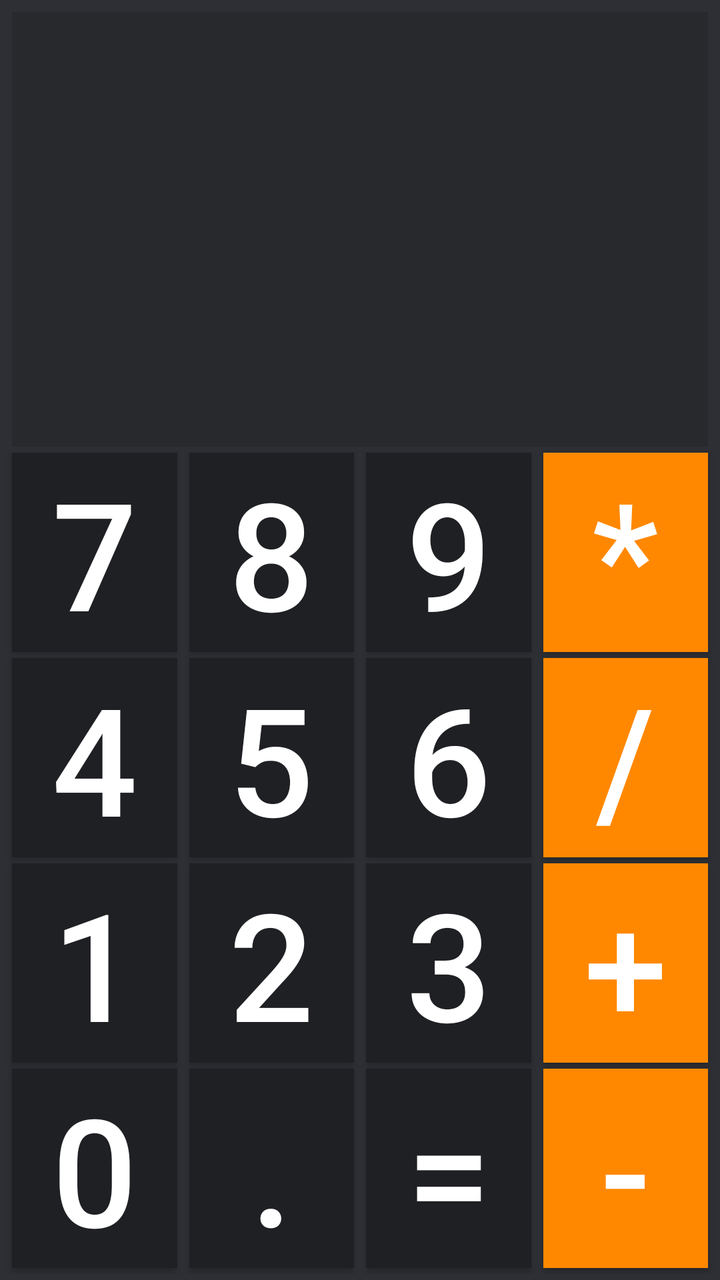
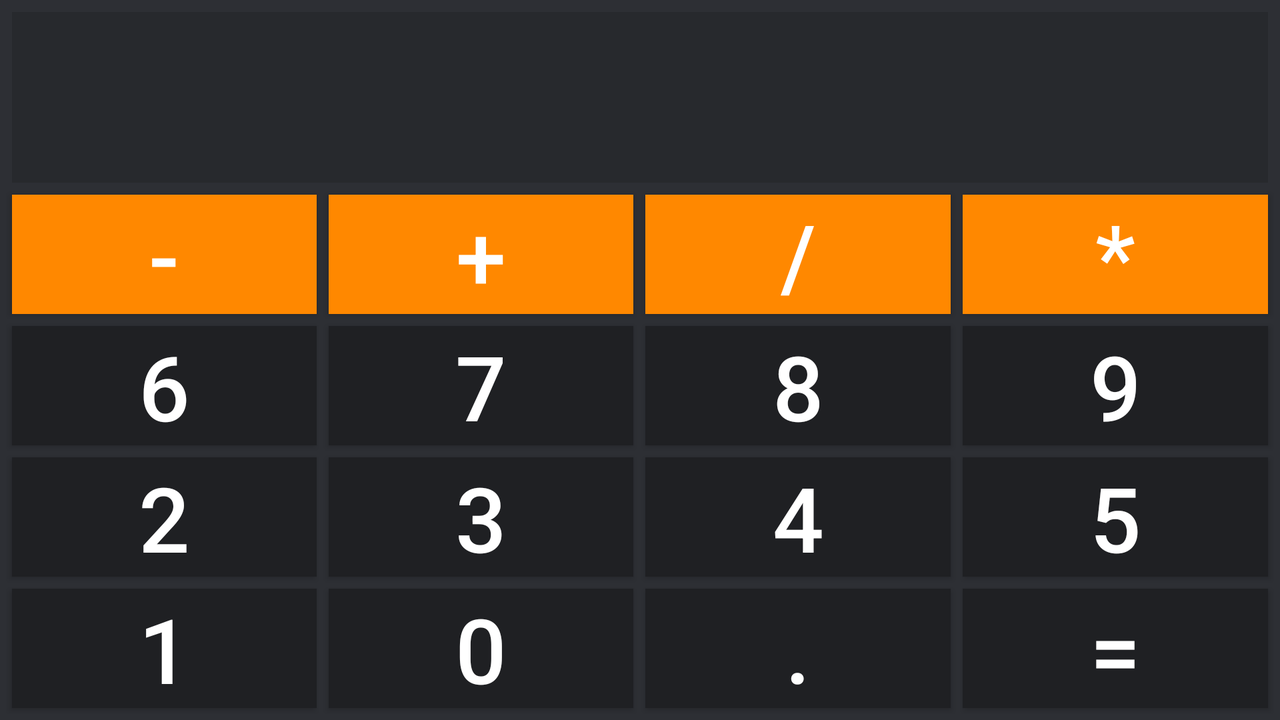

An Android layout and its configuration variant, each rendered on a device that would load it. The default file and the variant file are quoted in full after the pictures.
<!-- AndroidManifest.xml: application theme AppTheme -->
<!-- res/layout/activity_main.xml -->
<?xml version="1.0" encoding="utf-8"?>
<androidx.constraintlayout.widget.ConstraintLayout xmlns:android="http://schemas.android.com/apk/res/android"
    xmlns:app="http://schemas.android.com/apk/res-auto"
    xmlns:tools="http://schemas.android.com/tools"
    android:id="@+id/mainLayout"
    android:layout_width="match_parent"
    android:layout_height="match_parent"
    android:padding="3dp"
    android:background="@color/background"
    tools:context=".MainActivity">

    <Button
        android:id="@+id/btn_zero"
        style="@style/numberButton"
        android:text="0"
        android:onClick="numberBtnClick"
        app:layout_constraintLeft_toLeftOf="parent"
        app:layout_constraintRight_toLeftOf="@id/btn_dot"
        app:layout_constraintBottom_toBottomOf="parent"/>

    <Button
        android:id="@+id/btn_dot"
        style="@style/numberButton"
        android:text="."
        android:onClick="numberBtnClick"
        app:layout_constraintLeft_toRightOf="@+id/btn_zero"
        app:layout_constraintRight_toLeftOf="@id/btn_equal"
        app:layout_constraintBaseline_toBaselineOf="@+id/btn_zero"/>

    <Button
        android:id="@+id/btn_equal"
        style="@style/numberButton"
        android:text="="
        android:onClick="executeExpression"
        app:layout_constraintLeft_toRightOf="@+id/btn_dot"
        app:layout_constraintRight_toLeftOf="@id/btn_minus"
        app:layout_constraintBaseline_toBaselineOf="@+id/btn_zero"/>

    <Button
        android:id="@+id/btn_minus"
        style="@style/operationButtonLight"
        android:text="-"
        android:onClick="operationBtnClick"
        app:layout_constraintLeft_toRightOf="@id/btn_equal"
        app:layout_constraintBaseline_toBaselineOf="@id/btn_zero"
        app:layout_constraintRight_toRightOf="parent"/>

    <Button
        android:id="@+id/btn_one"
        style="@style/numberButton"
        android:text="1"
        android:onClick="numberBtnClick"
        app:layout_constraintLeft_toLeftOf="parent"
        app:layout_constraintRight_toLeftOf="@id/btn_two"
        app:layout_constraintBottom_toTopOf="@id/btn_zero"/>

    <Button
        android:id="@+id/btn_two"
        style="@style/numberButton"
        android:text="2"
        android:onClick="numberBtnClick"
        app:layout_constraintLeft_toRightOf="@id/btn_one"
        app:layout_constraintRight_toLeftOf="@id/btn_three"
        app:layout_constraintBaseline_toBaselineOf="@id/btn_one"/>

    <Button
        android:id="@+id/btn_three"
        style="@style/numberButton"
        android:text="3"
        android:onClick="numberBtnClick"
        app:layout_constraintLeft_toRightOf="@id/btn_two"
        app:layout_constraintRight_toLeftOf="@id/btn_plus"
        app:layout_constraintBaseline_toBaselineOf="@id/btn_one"/>

    <Button
        android:id="@+id/btn_plus"
        style="@style/operationButtonLight"
        android:text="+"
        android:onClick="operationBtnClick"
        app:layout_constraintLeft_toRightOf="@id/btn_three"
        app:layout_constraintRight_toRightOf="parent"
        app:layout_constraintBaseline_toBaselineOf="@id/btn_one"/>

    <Button
        android:id="@+id/btn_four"
        style="@style/numberButton"
        android:text="4"
        android:onClick="numberBtnClick"
        app:layout_constraintLeft_toLeftOf="parent"
        app:layout_constraintRight_toLeftOf="@id/btn_five"
        app:layout_constraintBottom_toTopOf="@id/btn_one"/>

    <Button
        android:id="@+id/btn_five"
        style="@style/numberButton"
        android:text="5"
        android:onClick="numberBtnClick"
        app:layout_constraintLeft_toRightOf="@id/btn_four"
        app:layout_constraintRight_toLeftOf="@id/btn_six"
        app:layout_constraintBaseline_toBaselineOf="@id/btn_four"/>

    <Button
        android:id="@+id/btn_six"
        style="@style/numberButton"
        android:text="6"
        android:onClick="numberBtnClick"
        app:layout_constraintLeft_toRightOf="@id/btn_five"
        app:layout_constraintRight_toLeftOf="@id/btn_div"
        app:layout_constraintBaseline_toBaselineOf="@id/btn_four"/>

    <Button
        android:id="@+id/btn_div"
        style="@style/operationButtonLight"
        android:text="/"
        android:onClick="operationBtnClick"
        app:layout_constraintBaseline_toBaselineOf="@id/btn_four"
        app:layout_constraintLeft_toRightOf="@id/btn_six"
        app:layout_constraintRight_toRightOf="parent" />

    <Button
        android:id="@+id/btn_seven"
        style="@style/numberButton"
        android:text="7"
        android:onClick="numberBtnClick"
        app:layout_constraintLeft_toLeftOf="parent"
        app:layout_constraintRight_toLeftOf="@id/btn_eight"
        app:layout_constraintBottom_toTopOf="@id/btn_four"/>

    <Button
        android:id="@+id/btn_eight"
        style="@style/numberButton"
        android:text="8"
        android:onClick="numberBtnClick"
        app:layout_constraintLeft_toRightOf="@id/btn_seven"
        app:layout_constraintRight_toLeftOf="@id/btn_nine"
        app:layout_constraintBaseline_toBaselineOf="@id/btn_seven"/>

    <Button
        android:id="@+id/btn_nine"
        style="@style/numberButton"
        android:text="9"
        android:onClick="numberBtnClick"
        app:layout_constraintLeft_toRightOf="@id/btn_eight"
        app:layout_constraintRight_toLeftOf="@id/btn_multiple"
        app:layout_constraintBaseline_toBaselineOf="@id/btn_seven"/>

    <Button
        android:id="@+id/btn_multiple"
        style="@style/operationButtonLight"
        android:text="*"
        android:onClick="operationBtnClick"
        app:layout_constraintLeft_toRightOf="@id/btn_nine"
        app:layout_constraintRight_toRightOf="parent"
        app:layout_constraintBaseline_toBaselineOf="@id/btn_seven"/>

    <TextView
        android:id="@+id/tv_expression"
        style="@style/primaryTextView"
        android:layout_height="0dp"
        android:onClick="textFieldClick"

        app:layout_constraintLeft_toLeftOf="parent"
        app:layout_constraintRight_toRightOf="parent"
        app:layout_constraintBottom_toTopOf="@id/btn_seven"
        app:layout_constraintTop_toTopOf="parent"/>

</androidx.constraintlayout.widget.ConstraintLayout>
<!-- resources referenced by this layout -->
<resources>
  <color name="background">#2d2f34</color>
  <style name="numberButton" parent="portPrimaryButton">
          <item name="android:background">@color/numberButton</item>
      </style>
  <style name="operationButtonLight" parent="portPrimaryButton">
          <item name="android:background">@color/operationButtonLight</item>
          <item name="layout_constraintHorizontal_weight">1</item>
      </style>
  <style name="primaryTextView">
          <item name="android:layout_width">match_parent</item>
          <item name="android:layout_height">0dp</item>
          <item name="android:textSize">70sp</item>
          <item name="android:text">""</item>
          <item name="android:textColor">@android:color/white</item>
          <item name="android:background">@color/textField</item>
          <item name="android:layout_margin">3dp</item>
      </style>
  <style name="AppTheme" parent="Theme.AppCompat.Light.DarkActionBar">
          
          <item name="colorPrimary">@color/colorPrimary</item>
          <item name="colorPrimaryDark">@color/colorPrimaryDark</item>
          <item name="colorAccent">@color/colorAccent</item>
      </style>
  <style name="portPrimaryButton" parent="primaryButton">
          <item name="android:textSize">75sp</item>
          <item name="layout_constraintHorizontal_weight">1</item>
      </style>
  <color name="numberButton">#1f2023</color>
  <color name="operationButtonLight">@android:color/holo_orange_dark</color>
  <color name="textField">#27292d</color>
  <color name="colorPrimary">#010101</color>
  <color name="colorPrimaryDark">#010101</color>
  <color name="colorAccent">#03DAC5</color>
  <style name="primaryButton">
          <item name="android:layout_width">0dp</item>
          <item name="android:layout_height">wrap_content</item>
          <item name="android:textColor">@android:color/white</item>
          <item name="android:layout_margin">3dp</item>
      </style>
</resources>
<!-- res/layout-land/activity_main.xml (the repository's variant of the layout above) -->
<!-- drawn on the phone turned sideways -->
<?xml version="1.0" encoding="utf-8"?>
<androidx.constraintlayout.widget.ConstraintLayout xmlns:android="http://schemas.android.com/apk/res/android"
    xmlns:app="http://schemas.android.com/apk/res-auto"
    xmlns:tools="http://schemas.android.com/tools"
    android:id="@+id/mainLayout"
    android:layout_width="match_parent"
    android:layout_height="match_parent"
    android:background="@color/background"
    android:padding="3dp"
    tools:context=".MainActivity">

    <TextView
        android:id="@+id/tv_expression"
        style="@style/primaryTextView"
        android:onClick="textFieldClick"
        app:layout_constraintBottom_toTopOf="@id/linear_operation"
        app:layout_constraintLeft_toLeftOf="parent"
        app:layout_constraintRight_toRightOf="parent"
        app:layout_constraintTop_toTopOf="parent"
        app:layout_constraintVertical_weight="1.3" />

    <LinearLayout
        android:id="@+id/linear_operation"
        android:layout_width="match_parent"
        android:layout_height="0dp"
        android:orientation="horizontal"
        app:layout_constraintBottom_toTopOf="@id/linear_six_nine"
        app:layout_constraintTop_toBottomOf="@id/tv_expression"
        app:layout_constraintVertical_weight="1">

        <Button
            android:id="@+id/btn_minus"
            style="@style/landOperationButtonLight"
            android:onClick="operationBtnClick"
            android:text="-" />

        <Button
            android:id="@+id/btn_plus"
            style="@style/landOperationButtonLight"
            android:onClick="operationBtnClick"
            android:text="+" />

        <Button
            android:id="@+id/btn_div"
            style="@style/landOperationButtonLight"
            android:onClick="operationBtnClick"
            android:text="/" />

        <Button
            android:id="@+id/btn_multiple"
            style="@style/landOperationButtonLight"
            android:onClick="operationBtnClick"
            android:text="*" />
    </LinearLayout>

    <LinearLayout
        android:id="@+id/linear_six_nine"
        android:layout_width="match_parent"
        android:layout_height="0dp"
        android:orientation="horizontal"
        app:layout_constraintBottom_toTopOf="@id/linear_two_five"
        app:layout_constraintTop_toBottomOf="@id/linear_operation"
        app:layout_constraintVertical_weight="1">

        <Button
            android:id="@+id/btn_six"
            style="@style/landNumberButton"
            android:onClick="numberBtnClick"
            android:text="6" />

        <Button
            android:id="@+id/btn_seven"
            style="@style/landNumberButton"
            android:onClick="numberBtnClick"
            android:text="7" />

        <Button
            android:id="@+id/btn_eight"
            style="@style/landNumberButton"
            android:onClick="numberBtnClick"
            android:text="8" />

        <Button
            android:id="@+id/btn_nine"
            style="@style/landNumberButton"
            android:onClick="numberBtnClick"
            android:text="9" />
    </LinearLayout>

    <LinearLayout
        android:id="@+id/linear_two_five"
        android:layout_width="match_parent"
        android:layout_height="0dp"
        android:orientation="horizontal"
        app:layout_constraintBottom_toTopOf="@id/linear_one_equal"
        app:layout_constraintTop_toBottomOf="@id/linear_six_nine"
        app:layout_constraintVertical_weight="1">

        <Button
            android:id="@+id/btn_two"
            style="@style/landNumberButton"
            android:onClick="numberBtnClick"
            android:text="2" />

        <Button
            android:id="@+id/btn_three"
            style="@style/landNumberButton"
            android:onClick="numberBtnClick"
            android:text="3" />

        <Button
            android:id="@+id/btn_four"
            style="@style/landNumberButton"
            android:onClick="numberBtnClick"
            android:text="4" />

        <Button
            android:id="@+id/btn_five"
            style="@style/landNumberButton"
            android:onClick="numberBtnClick"
            android:text="5" />
    </LinearLayout>

    <LinearLayout
        android:id="@+id/linear_one_equal"
        android:layout_width="match_parent"
        android:layout_height="0dp"
        android:orientation="horizontal"
        app:layout_constraintBottom_toBottomOf="parent"
        app:layout_constraintTop_toBottomOf="@id/linear_two_five"
        app:layout_constraintVertical_weight="1">

        <Button
            android:id="@+id/btn_one"
            style="@style/landNumberButton"
            android:onClick="numberBtnClick"
            android:text="1" />

        <Button
            android:id="@+id/btn_zero"
            style="@style/landNumberButton"
            android:onClick="numberBtnClick"
            android:text="0" />

        <Button
            android:id="@+id/btn_dot"
            style="@style/landNumberButton"
            android:onClick="numberBtnClick"
            android:text="." />

        <Button
            android:id="@+id/btn_equal"
            style="@style/landNumberButton"
            android:onClick="executeExpression"
            android:text="=" />
    </LinearLayout>
</androidx.constraintlayout.widget.ConstraintLayout>
<!-- resources referenced by the variant -->
<!-- as the phone turned sideways resolves them -->
<resources>
  <color name="background">#2d2f34</color>
  <style name="landNumberButton" parent="landPrimaryButton">
          <item name="android:background">@color/numberButton</item>
          <item name="android:layout_weight">1</item>
      </style>
  <style name="landOperationButtonLight" parent="landPrimaryButton">
          <item name="android:background">@color/operationButtonLight</item>
          <item name="android:layout_weight">1</item>
      </style>
  <style name="primaryTextView">
          <item name="android:layout_width">match_parent</item>
          <item name="android:layout_height">0dp</item>
          <item name="android:textSize">70sp</item>
          <item name="android:text">""</item>
          <item name="android:textColor">@android:color/white</item>
          <item name="android:background">@color/textField</item>
          <item name="android:layout_margin">3dp</item>
      </style>
  <style name="AppTheme" parent="Theme.AppCompat.Light.DarkActionBar">
          
          <item name="colorPrimary">@color/colorPrimary</item>
          <item name="colorPrimaryDark">@color/colorPrimaryDark</item>
          <item name="colorAccent">@color/colorAccent</item>
      </style>
  <style name="landPrimaryButton" parent="primaryButton">
          <item name="android:textSize">45sp</item>
          <item name="android:layout_weight">1</item>
      </style>
  <color name="numberButton">#1f2023</color>
  <color name="operationButtonLight">@android:color/holo_orange_dark</color>
  <color name="textField">#27292d</color>
  <color name="colorPrimary">#010101</color>
  <color name="colorPrimaryDark">#010101</color>
  <color name="colorAccent">#03DAC5</color>
  <style name="primaryButton">
          <item name="android:layout_width">0dp</item>
          <item name="android:layout_height">wrap_content</item>
          <item name="android:textColor">@android:color/white</item>
          <item name="android:layout_margin">3dp</item>
      </style>
</resources>
